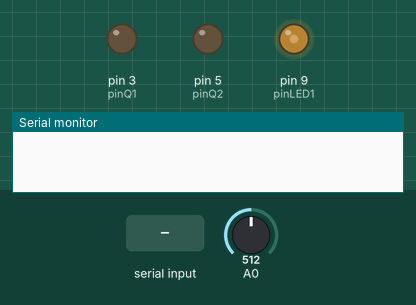
The sketch below on a simulated Arduino Uno, built with avr-gcc and run on an emulated ATmega328P. Parts: output pins drawn as LEDs (lit = HIGH), the last lines printed to the serial monitor. Inputs (shaded band) come from the test bench; at power-on: A0 = 512.

Above: at 0.1 s.
At 1.2 s:
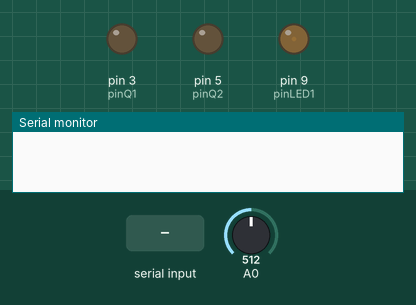
1.3 s: "A\n" received over Serial
4.3 s: "LED\n" received over Serial
At 5.0 s:
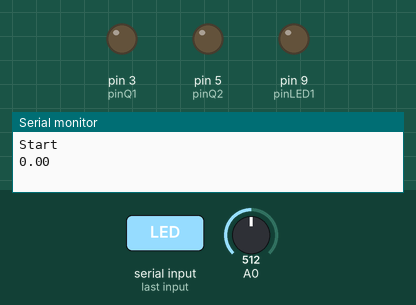
5.8 s: "90,45\n" received over Serial
Timing chart, 0 to 8.8 s (numbered marks = the images above; inputs shaded):
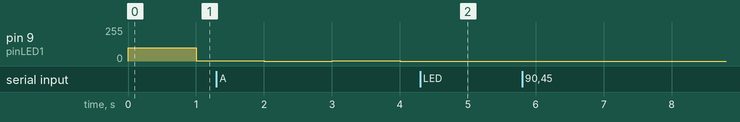

Measured:
- after the input at 4.3 s, pin 9 (pinLED1): stays 0/255 (without the input it goes to 3/255 after 0.70 s)

The sketch:

tclab_v2.ino
```cpp
/*
  TCLab Temperature Control Lab Firmware
  Jeffrey Kantor, Bill Tubbs, John Hedengren
  May 2019

  Modified by Sergio Andres Castaño Giraldo for TCLAB_CAE 2022

  This firmware provides a high level interface to the Temperature Control Lab. The
  firmware scans the serial port for commands. Commands are case-insensitive. Any
  unrecognized command results in sleep model. Each command returns a result string.

  A         software restart. Returns "Start".
  LED float set LED to float for 10 sec. range 0 to 100. Returns actual float
  P1 float  set pwm limit on heater 1, range 0 to 255. Default 200. Returns P1.
  P2 float  set pwm limit on heater 2, range 0 to 255. Default 100. Returns P2.
  Q1 float  set Heater 1, range 0 to 100. Returns value of Q1.
  Q2 float  set Heater 2, range 0 to 100. Returns value of Q2.
  R1        get value of Heater 1, range 0 to 100
  R2        get value of Heater 2, range 0 to 100
  SCAN      get values T1 T2 Q1 Q1 in line delimited values
  T1        get Temperature T1. Returns value of T1 in °C.
  T2        get Temperature T2. Returns value of T2 in °C.
  T3        get Temperature T2. Returns value of T3 in °C.
  I1        get current of Heater 1. Returns value of I1 in A.
  I2        get current of Heater 2. Returns value of I2 in A.
  VER       get firmware version string
  X         stop, enter sleep mode. Returns "Stop"

  Limits on the heater can be configured with the constants below.

  Status is indicated by LED1 on the Temperature Control Lab. Status conditions are:

      LED1        LED1
      Brightness  State
      ----------  -----
      dim         steady     Normal operation, heaters off
      bright      steady     Normal operation, heaters on
      dim         blinking   High temperature alarm on, heaters off
      bright      blinking   High temperature alarm on, heaters on

  The Temperature Control Lab shuts down the heaters if it receives no host commands
  during a timeout period (configure below), receives an "X" command, or receives
  an unrecognized command from the host.

  The constants can be used to configure the firmware.

  Version History
      1.0.1 first version included in the tclab package
      1.1.0 added R1 and R2 commands to read current heater values
            modified heater values to units of percent of full power
            added P1 and P2 commands to set heater power limits
            rewrote readCommand to avoid busy states
            simplified LED status model
      1.2.0 added LED command
      1.2.1 correctly reset heater values on close
            added version history
      1.2.2 shorten version string for better display by TCLab
      1.2.3 move baudrate to from 9600 to 115200
      1.3.0 add SCAN function
            report board type in version string
      1.4.0 changed Q1 and Q2 to float from int
      1.4.1 fix missing Serial.flush() at end of command loop
      1.4.2 fix bug with X command
      1.4.3 required Arduino IDE Version >= 1.0.0
      1.5.0 remove webusb
      1.6.0 average 10 temperature measurements to reduce noise
*/

#include "Arduino.h"

// determine board type
#if defined(__AVR_ATmega328P__) || defined(__AVR_ATmega168__)
  String boardType = "Arduino Uno";
#elif defined(__AVR_ATmega32U4__) || defined(__AVR_ATmega16U4__)
  String boardType = "Arduino Leonardo/Micro";
#elif defined(__AVR_ATmega1280__) || defined(__AVR_ATmega2560__)
  String boardType = "Arduino Mega";
#else
  String boardType = "Unknown board";
#endif

// Are you used LM35?
bool LM35 = false;

// Enable debugging output
const bool DEBUG = false;

// constants
const String vers = "1.4.3";   // version of this firmware
const long baud = 115200;      // serial baud rate
const char sp = ' ';           // command separator
const char nl = '\n';          // command terminator

// pin numbers corresponding to signals on the TC Lab Shield
const int pinT1   = 0;         // T1
const int pinT2   = 2;         // T2
const int pinT3   = 1;         // T3
const int pinI1   = 3;         // I1
const int pinI2   = 4;         // I2
const int pinQ1   = 3;         // Q1
const int pinQ2   = 5;         // Q2
const int pinLED1 = 9;         // LED1

// temperature alarm limits
const int limT1   = 50;       // T1 high alarm (°C)
const int limT2   = 50;       // T2 high alarm (°C)
const int limT3   = 50;       // T2 high alarm (°C)

// LED1 levels
const int hiLED   =  60;       // hi LED
const int loLED   = hiLED/16;  // lo LED

// global variables
char Buffer[64];               // buffer for parsing serial input
int buffer_index = 0;          // index for Buffer
String cmd;                    // command
float val;                     // command value
int ledStatus;                 // 1: loLED
                               // 2: hiLED
                               // 3: loLED blink
                               // 4: hiLED blink
long ledTimeout = 0;           // when to return LED to normal operation
float LED = 100;               // LED override brightness
float P1 = 200;                // heater 1 power limit in units of pwm. Range 0 to 255
float P2 = 100;                // heater 2 power limit in units in pwm, range 0 to 255
float Q1 = 0;                  // last value written to heater 1 in units of percent
float Q2 = 0;                  // last value written to heater 2 in units of percent
int alarmStatus;               // hi temperature alarm status
boolean newData = false;       // boolean flag indicating new command

int n = 20;                    // number of samples for each temperature measurement

void readCommand() {
  while (Serial && (Serial.available() > 0) && (newData == false)) {
    int byte = Serial.read();
    if ((byte != '\r') && (byte != nl) && (buffer_index < 64)) {
      Buffer[buffer_index] = byte;
      buffer_index++;
    }
    else {
      newData = true;
    }
  }
}

// for debugging with the serial monitor in Arduino IDE
void echoCommand() {
  if (newData) {
    Serial.write("Received Command: ");
    Serial.write(Buffer, buffer_index);
    Serial.write(nl);
    Serial.flush();
  }
}

// return thermister temperature in °C
inline float readTemperature(int pin) {
  float degC = 0.;
  for (int i = 0; i < n; i++) {
    // (analogRead * 3300.0/1024.0 - 500.0)/10.0
    if(LM35)
      degC += float(analogRead(pin))*0.48828125;
    else
      degC += float(analogRead(pin)) * 0.322265625 - 50.0;
  }
  // return average from n reads
  return degC / n;
}

inline float readCurrent(int pin) {
  float ImA = 0.;
  for (int i = 0; i < n; i++) {
    if (LM35)
      ImA += float(analogRead(pin)) * 5000.0 / 1023.0;
    else
      ImA += float(analogRead(pin)) * 3300.0 / 1023.0;
  }
  // return average from n reads
  return ImA / n;
}

void parseCommand(void) {
  if (newData) {
    String read_ = String(Buffer);

    // separate command from associated data
    int idx = read_.indexOf(sp);
    cmd = read_.substring(0, idx);
    cmd.trim();
    cmd.toUpperCase();

    // extract data. toFloat() returns 0 on error
    String data = read_.substring(idx + 1);
    data.trim();
    val = data.toFloat();

    // reset parameter for next command
    memset(Buffer, 0, sizeof(Buffer));
    buffer_index = 0;
    newData = false;
  }
}

void sendResponse(String msg) {
  Serial.println(msg);
}

void dispatchCommand(void) {
  if (cmd == "A") {
    setHeater1(0);
    setHeater2(0);
    sendResponse("Start");
  }
  else if (cmd == "LED") {
    ledTimeout = millis() + 10000;
    LED = max(0, min(100, val));
    sendResponse(String(LED));
  }
  else if (cmd == "P1") {
    P1 = max(0, min(255, val));
    sendResponse(String(P1));
  }
  else if (cmd == "P2") {
    P2 = max(0, min(255, val));
    sendResponse(String(P2));
  }
  else if (cmd == "Q1") {
    setHeater1(val);
    sendResponse(String(Q1));
  }
  else if (cmd == "Q2") {
    setHeater2(val);
    sendResponse(String(Q2));
  }
  else if (cmd == "R1") {
    sendResponse(String(Q1));
  }
  else if (cmd == "R2") {
    sendResponse(String(Q2));
  }
  else if (cmd == "SCAN") {
    sendResponse(String(readTemperature(pinT1)));
    sendResponse(String(readTemperature(pinT2)));
    sendResponse(String(readTemperature(pinT3)));
    sendResponse(String(readCurrent(pinI1)));
    sendResponse(String(readCurrent(pinI2)));
    sendResponse(String(Q1));
    sendResponse(String(Q2));
  }
  else if (cmd == "T1") {
    sendResponse(String(readTemperature(pinT1)));
  }
  else if (cmd == "T2") {
    sendResponse(String(readTemperature(pinT2)));
  }
  else if (cmd == "T3") {
    sendResponse(String(readTemperature(pinT3)));
  }
  else if (cmd == "I1") {
    sendResponse(String(readCurrent(pinI1)));
  }
  else if (cmd == "I2") {
    sendResponse(String(readCurrent(pinI2)));
  }
  else if (cmd == "VER") {
    sendResponse("TCLab Firmware " + vers + " " + boardType);
  }
  else if (cmd == "X") {
    setHeater1(0);
    setHeater2(0);
    sendResponse("Stop");
  }
  else if (cmd.length() > 0) {
    setHeater1(0);
    setHeater2(0);
    sendResponse(cmd);
  }
  Serial.flush();
  cmd = "";
}

void checkAlarm(void) {
  if ((readTemperature(pinT1) > limT1) or (readTemperature(pinT2) > limT2)) {
    alarmStatus = 1;
  }
  else {
    alarmStatus = 0;
  }
}

void updateStatus(void) {
  // determine led status
  ledStatus = 1;
  if ((Q1 > 0) or (Q2 > 0)) {
    ledStatus = 2;
  }
  if (alarmStatus > 0) {
    ledStatus += 2;
  }
  // update led depending on ledStatus
  if (millis() < ledTimeout) {        // override led operation
    analogWrite(pinLED1, LED);
  }
  else {
    switch (ledStatus) {
      case 1:  // normal operation, heaters off
        analogWrite(pinLED1, loLED);
        break;
      case 2:  // normal operation, heater on
        analogWrite(pinLED1, hiLED);
        break;
      case 3:  // high temperature alarm, heater off
        if ((millis() % 2000) > 1000) {
          analogWrite(pinLED1, loLED);
        } else {
          analogWrite(pinLED1, loLED/4);
        }
        break;
      case 4:  // high temperature alarm, heater on
        if ((millis() % 2000) > 1000) {
          analogWrite(pinLED1, hiLED);
        } else {
          analogWrite(pinLED1, loLED);
        }
        break;
    }
  }
}

// set Heater 1
void setHeater1(float qval) {
  Q1 = max(0., min(qval, 100.));
  analogWrite(pinQ1, (Q1*P1)/100);
}

// set Heater 2
void setHeater2(float qval) {
  Q2 = max(0., min(qval, 100.));
  analogWrite(pinQ2, (Q2*P2)/100);
}

// arduino startup
void setup() {
  if( ~LM35 )
    analogReference(EXTERNAL);
  while (!Serial) {
    ; // wait for serial port to connect.
  }
  Serial.begin(baud);
  Serial.flush();
  setHeater1(0);
  setHeater2(0);
  ledTimeout = millis() + 1000;
}

// arduino main event loop
void loop() {
  readCommand();
  if (DEBUG) echoCommand();
  parseCommand();
  dispatchCommand();
  checkAlarm();
  updateStatus();
}
```
